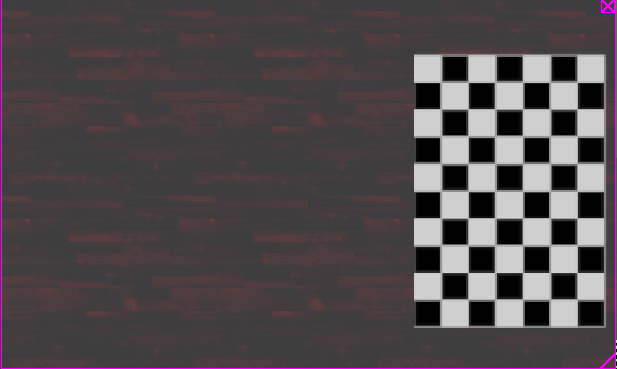
#> input picture calibration/calibration_finding/sim-1.png, 617 x 369 px; its folder holds only this picture in this run
$ python camera_parameters_finding.py
#> lines starting #> are read from the running program, lines starting #| are printed output that depends on the picture; after the words box and inside, x2 and y2 are one past the last pixel; in counts of white or black regions, pixels touching at a corner belong together; long printed decimals are rounded
# Copied from https://www.geeksforgeeks.org/camera-calibration-with-python-opencv

# Import required modules
import cv2
import numpy as np
import os
import glob


# Define the dimensions of checkerboard
CHECKERBOARD = (6, 9)


# stop the iteration when specified
# accuracy, epsilon, is reached or
# specified number of iterations are completed.
criteria = (cv2.TERM_CRITERIA_EPS +
			cv2.TERM_CRITERIA_MAX_ITER, 30, 0.001)


# Vector for 3D points
threedpoints = []

# Vector for 2D points
twodpoints = []


# 3D points real world coordinates
objectp3d = np.zeros((1, CHECKERBOARD[0]
					* CHECKERBOARD[1],
					3), np.float32)
objectp3d[0, :, :2] = np.mgrid[0:CHECKERBOARD[0],
							0:CHECKERBOARD[1]].T.reshape(-1, 2)
prev_img_shape = None


# Extracting path of individual image stored
# in a given directory. Since no path is
# specified, it will take current directory
# jpg files alone
images = glob.glob('*.png')

for filename in images:
	image = cv2.imread(filename)
#> image is the input picture: shape (369, 617, 3); mean B, G, R 76.7, 73.5, 80.8
	grayColor = cv2.cvtColor(image, cv2.COLOR_BGR2GRAY)

	# Find the chess board corners
	# If desired number of corners are
	# found in the image then ret = true
	ret, corners = cv2.findChessboardCorners(
					grayColor, CHECKERBOARD,
					cv2.CALIB_CB_ADAPTIVE_THRESH
					+ cv2.CALIB_CB_FAST_CHECK +
					cv2.CALIB_CB_NORMALIZE_IMAGE)
#> ret = True; corners = 54 rows, first 8: [577, 299], [550, 300], [523, 300], [495, 300], [468, 300], [441, 300], [575.9, 272.8], [548.5, 272.4]

	# If desired number of corners can be detected then,
	# refine the pixel coordinates and display
	# them on the images of checker board
	if ret == True:
		threedpoints.append(objectp3d)

		# Refining pixel coordinates
		# for given 2d points.
		corners2 = cv2.cornerSubPix(
			grayColor, corners, (11, 11), (-1, -1), criteria)
#> corners2 = 54 rows, first 8: [577, 299.5], [549.8, 299.5], [522.7, 299.5], [495.2, 299.5], [468, 299.5], [440.8, 299.5], [577, 272.5], [549.8, 272.5]

		twodpoints.append(corners2)

		# Draw and display the corners
		image = cv2.drawChessboardCorners(image,
										CHECKERBOARD,
										corners2, ret)
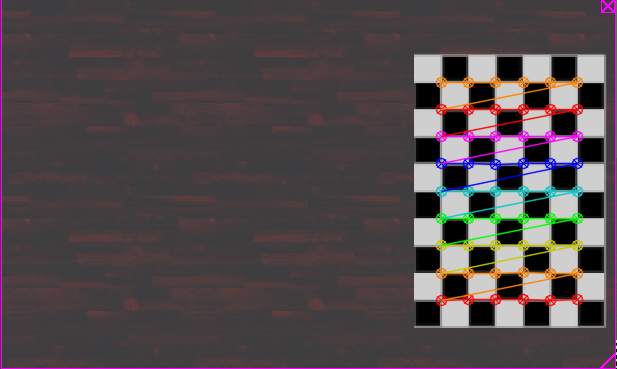
#> image: shape (369, 617, 3); 4.85% of pixels changed, all inside (x1, y1, x2, y2) = (435, 76, 584, 307)

	cv2.imshow('img', image)
	cv2.waitKey(0)

cv2.destroyAllWindows()

h, w = image.shape[:2]
#> h = 369; w = 617


# Perform camera calibration by
# passing the value of above found out 3D points (threedpoints)
# and its corresponding pixel coordinates of the
# detected corners (twodpoints)
ret, matrix, distortion, r_vecs, t_vecs = cv2.calibrateCamera(
	threedpoints, twodpoints, grayColor.shape[::-1], None, None)
#> ret = 0.177; matrix = [[9200.9, 0, 308.5], [0, 9309, 184], [0, 0, 1]]; distortion = [[-18.74, 1673.1, 0.00212, 0.329, 4.23]]; r_vecs = ([0.0441, 0.00987, 3.14],); t_vecs = ([9.88, 4.25, 343.2],)


# Displaying required output
print(" Camera matrix:")
print(matrix)
#| [[9.20093798e+03 0.00000000e+00 3.08515652e+02]
#|  [0.00000000e+00 9.30895218e+03 1.83998280e+02]
#|  [0.00000000e+00 0.00000000e+00 1.00000000e+00]]

print("\n Distortion coefficient:")
print(distortion)
#| [[-1.87372409e+01  1.67307493e+03  2.11922456e-03  3.29207478e-01
#|    4.22816801e+00]]

print("\n Rotation Vectors:")
print(r_vecs)
#| (array([[0.04409],
#|        [0.009871],
#|        [3.141]]),)

print("\n Translation Vectors:")
print(t_vecs)
#| (array([[  9.881],
#|        [  4.247],
#|        [343.213  ]]),)

$ run again, on calibration/calibration_finding/sim-2.png
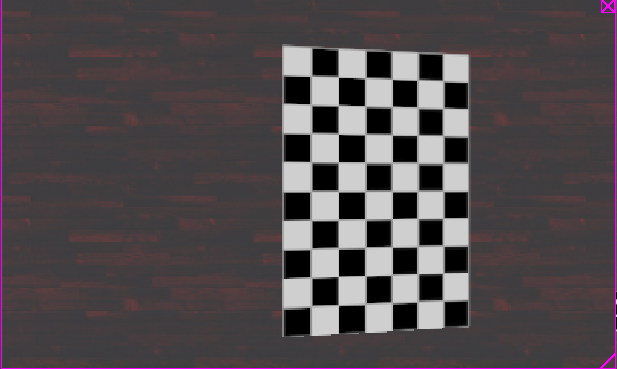
#> input picture calibration/calibration_finding/sim-2.png, 617 x 369 px
#> image is the input picture: shape (369, 617, 3); mean B, G, R 76.5, 73.3, 80.6
#> `ret, corners = cv2.findChessboardCorners( grayColor, CHECKERBOARD, cv2..`: ret = True; corners = 54 rows, first 8: [441.4, 299.4], [417.5, 300.5], [392.6, 304.6], [365.5, 304], [338, 305], [312.6, 304.4], [443, 273], [418, 273.5]
#> corners2 = 54 rows, first 8: [443.1, 300.5], [417.5, 301.5], [391.9, 302.6], [365.3, 303.9], [338.3, 305], [310.9, 305.9], [443, 273.1], [417.5, 273.6]
#> `image = cv2.drawChessboardCorners(image, CHECKERBOARD, corners2, ret)`:
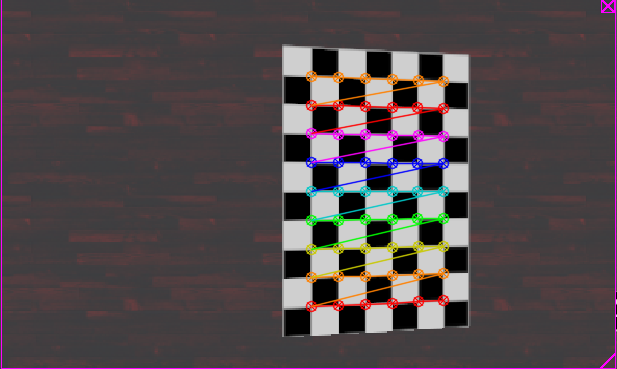
#> image: shape (369, 617, 3); 4.78% of pixels changed, all inside (x1, y1, x2, y2) = (305, 70, 450, 313)
#> `ret, matrix, distortion, r_vecs, t_vecs = cv2.calibrateCamera( threedp..`: ret = 0.215; matrix = [[280.9, 0, 340.3], [0, 293.6, 183.2], [0, 0, 1]]; distortion = [[-0.102, 0.431, -3.87e-06, 0.00164, -0.606]]; r_vecs = ([-0.158, -0.000918, 3.14],); t_vecs = ([3.91, 4.27, 10.63],)
#| [[280.921   0.         340.265 ]
#|  [  0.         293.567 183.213]
#|  [  0.           0.           1.        ]]
#| [[-1.02052417e-01  4.31340349e-01 -3.87362831e-06  1.64056121e-03
#|   -6.05739391e-01]]
#| (array([[-1.57604766e-01],
#|        [-9.17568578e-04],
#|        [ 3.13755878e+00]]),)
#| (array([[ 3.909 ],
#|        [ 4.273],
#|        [10.626]]),)

$ run again, on calibration/calibration_finding/sim-3.png
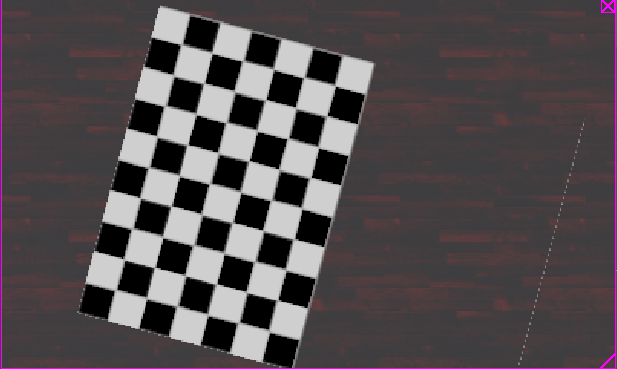
#> input picture calibration/calibration_finding/sim-3.png, 617 x 369 px
#> image is the input picture: shape (369, 617, 3); mean B, G, R 80.1, 77.1, 83.8
#> `ret, corners = cv2.findChessboardCorners( grayColor, CHECKERBOARD, cv2..`: ret = True; corners = 54 rows, first 8: [269, 331], [238, 321.9], [207.5, 314.5], [176.5, 305.5], [147.5, 297.5], [115.5, 290], [278.4, 299.2], [245.6, 290.3]
#> corners2 = 54 rows, first 8: [269.3, 331.2], [238.2, 322.5], [207.6, 314.7], [177, 306.1], [146.4, 298], [115.5, 289.9], [277.2, 300.1], [246.6, 291.8]
#> `image = cv2.drawChessboardCorners(image, CHECKERBOARD, corners2, ret)`:
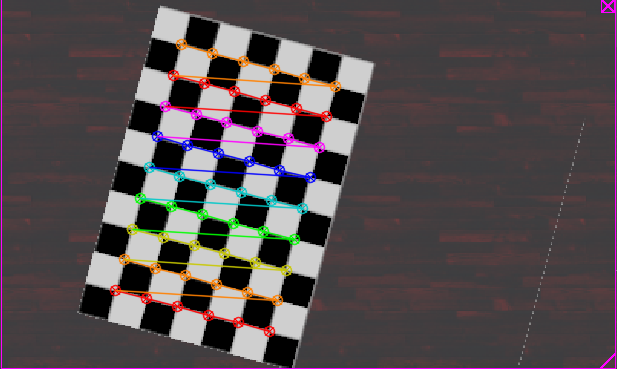
#> image: shape (369, 617, 3); 5.38% of pixels changed, all inside (x1, y1, x2, y2) = (109, 38, 342, 338)
#> `ret, matrix, distortion, r_vecs, t_vecs = cv2.calibrateCamera( threedp..`: ret = 0.296; matrix = [[6871, 0, 302], [0, 6871.6, 187.1], [0, 0, 1]]; distortion = [[-8.28, 7375.6, -0.0183, -0.00504, 9.69]]; r_vecs = ([-0.0299, -0.0393, -2.88],); t_vecs = ([-1.04, 4.53, 215.8],)
#| [[6.87095747e+03 0.00000000e+00 3.02021371e+02]
#|  [0.00000000e+00 6.87161847e+03 1.87099945e+02]
#|  [0.00000000e+00 0.00000000e+00 1.00000000e+00]]
#| [[-8.27728471e+00  7.37560984e+03 -1.83409159e-02 -5.03908843e-03
#|    9.68746881e+00]]
#| (array([[-0.02995],
#|        [-0.03927],
#|        [-2.880]]),)
#| (array([[ -1.037],
#|        [  4.531 ],
#|        [215.777 ]]),)
